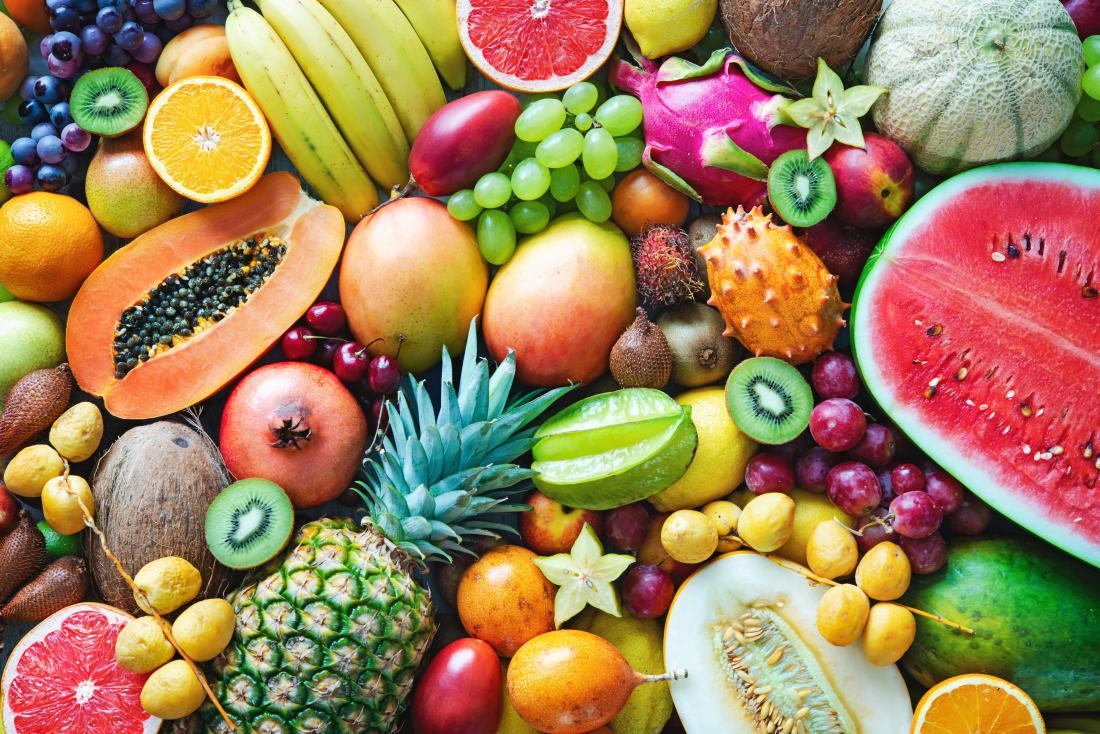
//> input picture fruits.jpg, 1100 x 734 px
$ ./Ex1_start   (built with g++ and OpenCV 4)
//> lines starting //> are read from the running program, lines starting //| are printed output that depends on the picture; after the words box and inside, x2 and y2 are one past the last pixel; in counts of white or black regions, pixels touching at a corner belong together
// TU Dresden, Inf, CV1 Ex1, Holger Heidrich
// Aufg 1, non-linear grey value transformation, solarization
// --
// This program plays with colors simulating solarization.
// Clicking two times into the "GreyCurve"-image gives two points.
// Make these points be the extremals of a polynomial of degree three in the range 0..255 x 0..255.\n"
// The "GreyCurve"-image itself has size (512,512). Point (0,0) is upper left corner. \n"
// Use the polynomial y(x) to map values x of the input image to values y of an output image by creating and using a lookup table.\n"
// Saturate to 0 and 255 if the mapped grey / color values exceed these values. \n"
//-----------------------------------------------------------------------------
#include "opencv2/imgproc/imgproc.hpp"
#include "opencv2/imgcodecs.hpp"
#include "opencv2/videoio/videoio.hpp"
#include "opencv2/highgui/highgui.hpp"
#include <iostream>
#include <functional>
#include <queue>

#define MaxPoints 2
int nb_points=0;
double LUT [512];

cv::Mat MapCurveimage512;
cv::Mat image, mapped_result_img;
cv::Point    SrcPtInt[MaxPoints];

void help()
{
	std::cout <<
	"\nTU Dresden, Inf, CV1 Ex1, Holger Heidrich\n"
	"This program plays with colors simulating solarization.\n"
	"Clicking two times into the \"GreyCurve\"-image gives two points.\n"
	"Make these points be the extremals of a polynomial of degree three in the range 0..255 x 0..255.\n"
	"The \"GreyCurve\"-image itself has size (512,512). Point (0,0) is upper left corner. \n"
	"Use the polynomial y(x) to map values x of the input image to values y of an output image.\n"
	"Saturate to 0 and 255 if the mapped grey / color values exceed these values. \n"
	"Call:\n"
	"./image Image [image-name Default: fruits.jpg]\n" << std::endl;
}

void on_mouse( int event, int x, int y, int flags, void* param )
{
    switch( event )
    {
        case cv::EVENT_LBUTTONDOWN:
        {
            // ad new point to polygon
            if (nb_points < MaxPoints)
            {
               SrcPtInt[nb_points].x=x;
               SrcPtInt[nb_points].y=y;
               if (nb_points)
               {   // second point in SrcPtInt

                  MapCurveimage512 = 0;

                  // read the two extrema points
                  int x1 = SrcPtInt[0].x;
				      int x2 = SrcPtInt[1].x;
                  int y1 = 511 - SrcPtInt[0].y; // "511 -" cause we want "0" in lower left corner
                  int y2 = 511 - SrcPtInt[1].y;

                  double dx = x1 - x2;
                  double dy = y1 - y2;
                  float x0 = (float)(x1 + x2) / 2;
                  float a = (float)(-2.0*dy / pow(dx, 3.0));
                  float b = (float)(-3.0 / 2.0*dy / dx);
                  float c = (float)((y1 + y2) / 2.0 + b*x0);
                for (int i = 0; i < 512; i++)
                {
                    float x = (float)i;
                    float y = a*pow(x - x0, 3.0) - b*x + c;
                    if (y < 0) y = 0;
                    if (y > 512) y = 512;
                    LUT[i] = 512 - y;
                    circle(MapCurveimage512, cv::Point(x, LUT[(int) x] ), 1, CV_RGB(255, 255, 255), 1);
                }

                    // use the lookup table (LUT) to map the input image to the result image
                    // use the same LUT for each color channel (or fantasize)
                    for (int y = 0; y < image.rows; y++){
                        for (int x = 0; x < image.cols; x++){
                            for (int c = 0; c < 3; c++){
                                mapped_result_img.at<cv::Vec3b>(y, x)[c] = LUT[image.at<cv::Vec3b>(y, x)[c]];
                            }
                        }
                    }

                  // determine polynomial coefficients of y(x):=a*(x-x0)ｳ-b*x+c
                  // (want to cheat? see end of file)

                  // create the LUT for that polynom and
                  // draw the polynom in the MapCurveimage (pixelwise)
				      // your code for the polynomial and color transform (instead of the following line)
                  //line(MapCurveimage512, SrcPtInt[0], SrcPtInt[1], CV_RGB(255, 255, 255));	// remove that line example

                  // use the lookup table (LUT) to map the input image to the result image
                  // use the same LUT for each color channel (or fantasize)

				      // show non-linear mapping curve
                  imshow("GreyCurve", MapCurveimage512);

				      // show the result
				      imshow( "result image", mapped_result_img );

				      // mapped_result_img = image.clone();
                      nb_points = 0;
               } else nb_points++;
			   }
        }
        break;
    }
}  // void on_mouse( int event, int x, int y, int flags, void* param )


int main( int argc, char** argv )
{
	help();

	char* filename = argc == 3 ? argv[1] : (char*)"C:/Users/Linus/Desktop/Linus/Start/CV1/fruits.jpg";
    image = cv::imread(filename, 1);
//> image is the input picture: 734 rows x 1100 cols, CV_8UC3; mean B, G, R 88.3, 126.3, 157.5
	mapped_result_img = image.clone();

    cv::namedWindow( "GreyCurve");
    cv::namedWindow( "Fruits!");
	imshow( "Fruits!", mapped_result_img );

   MapCurveimage512.create(512, 512, CV_8U);
   MapCurveimage512 = 0;
   imshow("GreyCurve", MapCurveimage512);

   cv::setMouseCallback( "GreyCurve", on_mouse, 0 );
   cv::waitKey();
//> the left mouse button is pressed and released at (128, 128)
//> the left mouse button is pressed and released at (384, 128)
//> call 3 of on_mouse, with event = 1, x = 384, y = 128, flags = 1
//> after the loop in on_mouse (call 3), `for (int i = 0; i < 512; i++)`:
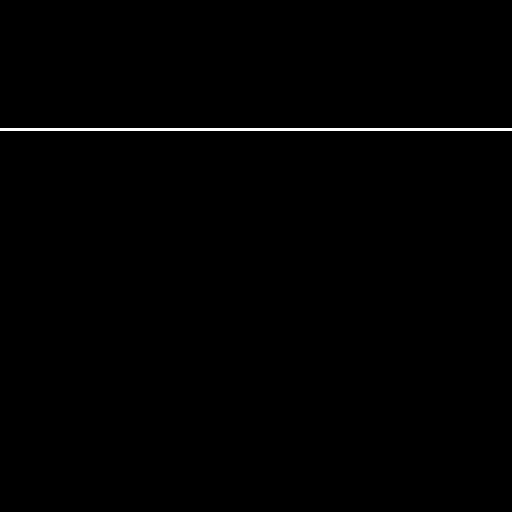
//> MapCurveimage512: 512 rows x 512 cols, CV_8UC1; 0.59% white; 1 white region, box (x1, y1, x2, y2) and area: (0, 128, 512, 131) 1536
//> after the loop in on_mouse (call 3), `for (int y = 0; y < image.rows; y++)`: mapped_result_img: 734 rows x 1100 cols, CV_8UC3; every value is 129
//> the left mouse button is pressed and released at (384, 384)
//> the left mouse button is pressed and released at (128, 384)
//> after the loop in on_mouse (call 7), `for (int i = 0; i < 512; i++)`:
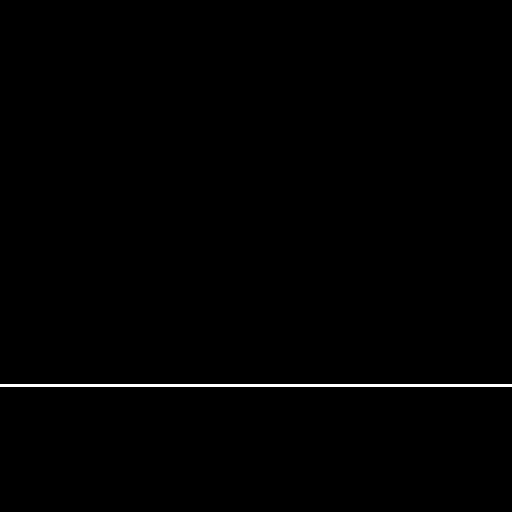
//> MapCurveimage512: 512 rows x 512 cols, CV_8UC1; 0.59% white; 1 white region, box (x1, y1, x2, y2) and area: (0, 384, 512, 387) 1536

    return 0;
    // all the memory will automatically be released by Vector<>, Mat and Ptr<> destructors.
}


// [10 lines of commented-out code are left out]
